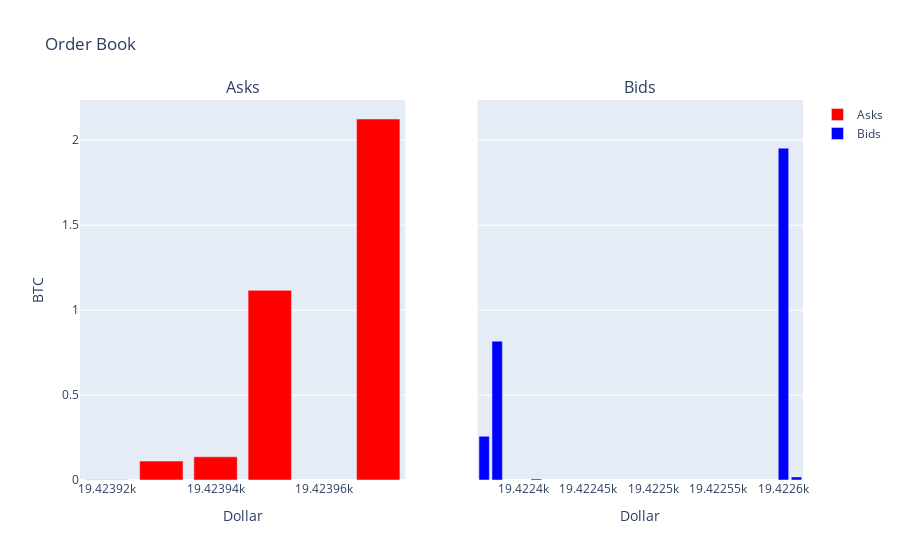

Here is the notebook cell this chart was saved with:
### Code cell
print(
    f"Spread: {market_event_train[39].orderbook.asks[0][0] - market_event_train[39].orderbook.bids[0][0]:.3f}$"
)

ask_prices, ask_sizes = zip(*market_event_train[39].orderbook.asks)
bid_prices, bid_sizes = zip(*market_event_train[39].orderbook.bids)

# Create traces for asks and bids
fig = make_subplots(rows=1, cols=2, subplot_titles=("Asks", "Bids"), shared_yaxes=True)

fig.add_trace(
    go.Bar(x=ask_prices, y=ask_sizes, marker=dict(color="red"), name="Asks"),
    row=1,
    col=1,
)
fig.add_trace(
    go.Bar(x=bid_prices, y=bid_sizes, marker=dict(color="blue"), name="Bids"),
    row=1,
    col=2,
)
fig.update_layout(title_text="Order Book")
fig.update_xaxes(title_text="Dollar")
fig.update_yaxes(title_text="BTC", row=1, col=1)
fig.show()

### Figure 1 — Plotly figure (JSON) as saved in the notebook; plotly's stock layout.template omitted (floating-point values rounded to 4 significant figures)
{"data": [{"marker": {"color": "red"}, "name": "Asks", "type": "bar", "x": [19420.0, 19420.0, 19420.0, 19420.0, 19420.0], "xaxis": "x", "y": [0.0015, 0.1113, 0.1364, 1.117, 2.125], "yaxis": "y"}, {"marker": {"color": "blue"}, "name": "Bids", "type": "bar", "x": [19420.0, 19420.0, 19420.0, 19420.0, 19420.0], "xaxis": "x2", "y": [0.01822, 1.954, 0.00634, 0.8174, 0.2574], "yaxis": "y2"}], "layout": {"annotations": [{"font": {"size": 16}, "showarrow": false, "text": "Asks", "x": 0.225, "xanchor": "center", "xref": "paper", "y": 1, "yanchor": "bottom", "yref": "paper"}, {"font": {"size": 16}, "showarrow": false, "text": "Bids", "x": 0.775, "xanchor": "center", "xref": "paper", "y": 1, "yanchor": "bottom", "yref": "paper"}], "title": {"text": "Order Book"}, "xaxis": {"anchor": "y", "domain": [0, 0.45], "title": {"text": "Dollar"}}, "xaxis2": {"anchor": "y2", "domain": [0.55, 1], "title": {"text": "Dollar"}}, "yaxis": {"anchor": "x", "domain": [0, 1], "title": {"text": "BTC"}}, "yaxis2": {"anchor": "x2", "domain": [0, 1], "matches": "y", "showticklabels": false}}}
